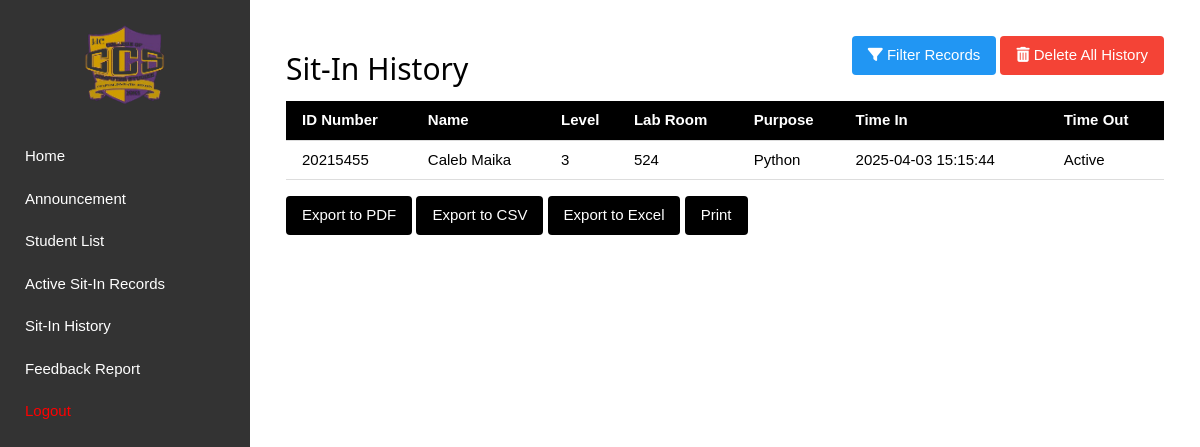
Before: /admin/sit_in_history (signed in) with the older database file.
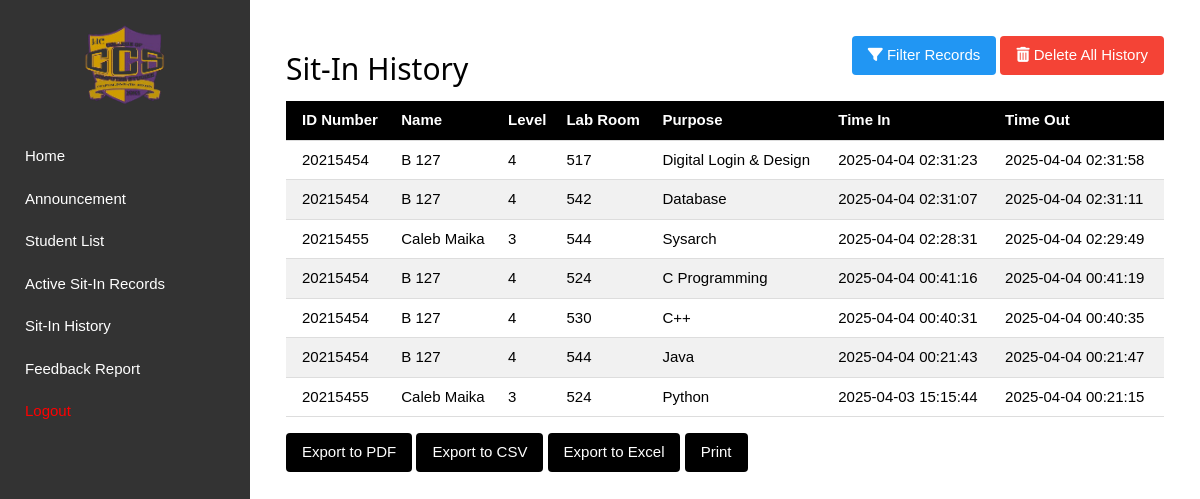
After: the same page with the newer database file.
### tables this page shows
CREATE TABLE sit_in_records(
id integer primary key autoincrement,
student_idno integer,
lab_room text,
purpose text,
sit_in_time timestamp default current_timestamp, time_out timestamp, feedback TEXT,
foreign key (student_idno) references registration(idno));

CREATE TABLE registration(
IDNO int primary key,
Lastname text,
Firstname text,
Midname text,
Course varchar(8),
Year_level varchar(1),
email text,
username text unique,
password text, address text, sessions INTEGER DEFAULT 30, profile_pic TEXT);

### main.py (the view)
@app.route('/admin/sit_in_history')
def admin_sit_in_history():
    if 'admin_username' not in session:
        flash("You must log in as an admin to access this page.", "error")
        return redirect(url_for('admin_login'))
    lab_room = request.args.get('lab_room')
    purpose = request.args.get('purpose')
    year_level = request.args.get('Year_level')
    query = """
        SELECT sit_in_records.*, registration.Firstname, registration.Midname,
               registration.Lastname, registration.Year_level
        FROM sit_in_records
        JOIN registration ON sit_in_records.student_idno = registration.IDNO
    """
    conditions = []
    params = []
    if lab_room:
        conditions.append("sit_in_records.lab_room = ?")
        params.append(lab_room)
    if purpose:
        conditions.append("sit_in_records.purpose = ?")
        params.append(purpose)
    if year_level:
        conditions.append("registration.Year_level = ?")
        params.append(year_level)
    if conditions:
        query += " WHERE " + " AND ".join(conditions)
    query += " ORDER BY sit_in_records.sit_in_time DESC"
    conn = get_db()
    sit_in_records = conn.execute(query, tuple(params)).fetchall()
    close_db(conn)
    return render_template('admin_sit_in_history.html', sit_in_records=sit_in_records)

### main.py (called while the page is built)
def get_db():
    conn = sqlite3.connect(DATABASE)
    conn.row_factory = sqlite3.Row
    return conn

@app.after_request
def after_request(response):
    response.headers['Cache-Control'] = 'no-cache, no-store, must-revalidate'
    return response

### templates/admin_sit_in_history.html (shortened to what this page needs)
{% extends 'admin_base.html' %}
{% block content %}
<div class="w3-container w3-margin-top">
    <div class="w3-row">
        <div class="w3-col m6">
            <h2>Sit-In History</h2>
        </div>
        <div class="w3-col m6 w3-right-align">
            <button onclick="document.getElementById('filterModal').style.display='block'"
                    class="w3-button w3-blue w3-round">
                <i class="fa fa-filter"></i> Filter Records
            </button>
            <form id="deleteAllForm" method="POST" action="{{ url_for('delete_all_history') }}" style="display: inline;">
                <button type="button" onclick="confirmDeleteAll()" class="w3-button w3-red w3-round">
                    <i class="fa fa-trash"></i> Delete All History
                </button>
            </form>
        </div>
    </div>
    <table id="sit_in_table" class="w3-table w3-bordered w3-striped">
        <thead>
            <tr class="w3-black">
                <th>ID Number</th>
                <th>Name</th>
                <th>Level</th>
                <th>Lab Room</th>
                <th>Purpose</th>
                <th>Time In</th>
                <th>Time Out</th>
            </tr>
        </thead>
        <tbody>
            {% for record in sit_in_records %}
            <tr data-lab-room="{{ record.lab_room }}"
                data-purpose="{{ record.purpose }}"
                data-year-level="{{ record.Year_level }}">
                <td>{{ record.student_idno }}</td>
                <td>{{ record.Firstname }} {{ record.Midname }} {{ record.Lastname }}</td>
                <td>{{ record.Year_level }}</td>
                <td>{{ record.lab_room }}</td>
                <td>{{ record.purpose }}</td>
                <td>{{ record.sit_in_time }}</td>
                <td>{{ record.time_out if record.time_out else 'Active' }}</td>
            </tr>
            {% endfor %}
        </tbody>
    </table>
    <div class="w3-margin-top">
        <button onclick="exportToPDF()" class="w3-button w3-black w3-round">Export to PDF</button>
        <button onclick="exportToCSV()" class="w3-button w3-black w3-round">Export to CSV</button>
        <button onclick="exportToExcel()" class="w3-button w3-black w3-round">Export to Excel</button>
        <button onclick="printTable()" class="w3-button w3-black w3-round">Print</button>
    </div>
</div>
<link rel="stylesheet" href="https://cdnjs.cloudflare.com/ajax/libs/font-awesome/4.7.0/css/font-awesome.min.css">
{% endblock %}

### templates/admin_base.html (shortened to what this page needs)
<!DOCTYPE html>
<html lang="en">
<head>
    <link rel="stylesheet" href="{{ url_for('static', filename='css/style.css') }}">
</head>
<body>
    <div class="sidebar" id="sidebar">
        <div class="w3-center">
            <img src="{{ url_for('static', filename='img/ccslogo.png') }}" alt="Logo"
                style="max-width: 100px; margin-bottom: 20px;">
        </div>
        <a href="{{ url_for('admin_dashboard') }}">Home</a>
        <a href="{{ url_for('admin_announcement') }}">Announcement</a>
        <a href="{{ url_for('admin_studentlist') }}">Student List</a>
        <a href="{{ url_for('current_sit_in_records') }}" >Active Sit-In Records</a>
        <a href="{{ url_for('admin_sit_in_history') }}">Sit-In History</a>
        <a href="{{ url_for('admin_feedback_report') }}">Feedback Report</a>
        <a href="{{ url_for('admin_login') }}" style="color: red;">Logout</a>
    </div>
    <div class="content">
        {% block content %}
        {% endblock %}
    </div>
</body>
</html>

### static/css/style.css (style rules this page uses)
html { box-sizing: border-box; }
*, *:before, *:after { box-sizing: inherit; }
html { -ms-text-size-adjust: 100%; -webkit-text-size-adjust: 100%; }
body { margin: 0; }
a { background-color: transparent; }
img { border-style: none; }
button, input, select, textarea, optgroup { font: inherit; margin: 0; }
button, input { overflow: visible; }
button, select { text-transform: none; }
button, [type="button"], [type="reset"], [type="submit"] { -webkit-appearance: button; }
html, body { font-family: Verdana, sans-serif; font-size: 15px; line-height: 1.5; }
html { overflow-x: hidden; }
h2 { font-size: 30px; }
h1, h2, h3, h4, h5, h6 { font-family: "Segoe UI", Arial, sans-serif; font-weight: 400; margin: 10px 0; }
img { vertical-align: middle; }
a { color: inherit; }
.w3-table, .w3-table-all { border-collapse: collapse; border-spacing: 0; width: 100%; display: table; }
.w3-bordered tr, .w3-table-all tr { border-bottom: 1px solid #ddd; }
.w3-striped tbody tr:nth-child(even) { background-color: #f1f1f1; }
.w3-table td, .w3-table th, .w3-table-all td, .w3-table-all th { padding: 8px 8px; display: table-cell; text-align: left; vertical-align: top; }
.w3-table th:first-child, .w3-table td:first-child, .w3-table-all th:first-child, .w3-table-all td:first-child { padding-left: 16px; }
.w3-btn, .w3-button { border: none; display: inline-block; padding: 8px 16px; vertical-align: middle; overflow: hidden; text-decoration: none; color: inherit; background-color: inherit; text-align: center; cursor: pointer; white-space: nowrap; }
.w3-btn, .w3-button { -webkit-touch-callout: none; -webkit-user-select: none; -khtml-user-select: none; -moz-user-select: none; -ms-user-select: none; user-select: none; }
.w3-container:after, .w3-container:before, .w3-panel:after, .w3-panel:before, .w3-row:after, .w3-row:before, .w3-row-padding:after, .w3-row-padding:before, .w3-cell-row:before, .w3-cell-row:after, .w3-clear:after, .w3-clear:before, .w3-bar:before, .w3-bar:after { content: ""; display: table; clear: both; }
.w3-col, .w3-half, .w3-third, .w3-twothird, .w3-threequarter, .w3-quarter { float: left; width: 100%; }
@media (min-width: 601px) { .w3-col.m6, .w3-half { width: 49.99999%; } }
.w3-round, .w3-round-medium { border-radius: 4px; }
.w3-container, .w3-panel { padding: 0.01em 16px; }
.w3-right-align { text-align: right !important; }
.w3-center { text-align: center !important; }
.w3-margin-top { margin-top: 16px !important; }
.w3-blue, .w3-hover-blue:hover { color: #fff !important; background-color: #2196f3 !important; }
.w3-red, .w3-hover-red:hover { color: #fff !important; background-color: #f44336 !important; }
.w3-black, .w3-hover-black:hover { color: #fff !important; background-color: #000 !important; }

### templates/admin_base.html (style rules this page uses)
body { display: flex; margin: 0; font-family: Arial, sans-serif; }
.sidebar { width: 250px; height: 100vh; background-color: #333; color: white; position: fixed; left: 0; top: 0; padding: 15px; transition: 0.3s; }
.sidebar a { display: block; color: white; padding: 10px; text-decoration: none; transition: 0.3s; }
.content { margin-left: 250px; padding: 20px; width: 100%; transition: 0.3s; }

Changed rows visible on the page:
added sit_in_records: student_idno "20215454", Firstname "B", Lastname "127", Year_level "4", lab_room "517", purpose "Digital Login & Design", sit_in_time "2025-04-04 02:31:23", time_out "2025-04-04 02:31:58"
added sit_in_records: student_idno "20215454", Firstname "B", Lastname "127", Year_level "4", lab_room "542", purpose "Database", sit_in_time "2025-04-04 02:31:07", time_out "2025-04-04 02:31:11"
added sit_in_records: student_idno "20215455", Firstname "Caleb", Lastname "Maika", Year_level "3", lab_room "544", purpose "Sysarch", sit_in_time "2025-04-04 02:28:31", time_out "2025-04-04 02:29:49"
added sit_in_records: student_idno "20215454", Firstname "B", Lastname "127", Year_level "4", lab_room "524", purpose "C Programming", sit_in_time "2025-04-04 00:41:16", time_out "2025-04-04 00:41:19"
added sit_in_records: student_idno "20215454", Firstname "B", Lastname "127", Year_level "4", lab_room "530", purpose "C++", sit_in_time "2025-04-04 00:40:31", time_out "2025-04-04 00:40:35"
added sit_in_records: student_idno "20215454", Firstname "B", Lastname "127", Year_level "4", lab_room "544", purpose "Java", sit_in_time "2025-04-04 00:21:43", time_out "2025-04-04 00:21:47"
changed sit_in_records "Python": time_out "Active" → "2025-04-04 00:21:15"
